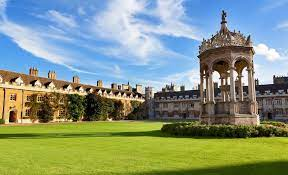
#> input picture Images/img19.jpg, 288 x 175 px
$ jupyter execute 'cv_4_10_3_二维直方图.ipynb'
#> lines starting #> are read from the running program, lines starting #| are printed output that depends on the picture
[cell 1]
#二维直方图：两个特征，每个像素的色相和饱和度值
import cv2 as cv
import numpy as np
from matplotlib import pyplot as plt
#BGR -> HSV
#channel = [0,1]，因为我们需要同时处理H和S平面。
#bins = [180,256] 对于H平面为180，对于S平面为256。
#range = [0,180,0,256] 色相值介于0和180之间，饱和度介于0和256之间。
img19 = cv.imread("../Images/img19.jpg")
#> img19 is the input picture: shape (175, 288, 3); mean B, G, R 130.4, 150.2, 134
hsv_img19 = cv.cvtColor(img19,cv.COLOR_BGR2HSV)
#> hsv_img19: shape (175, 288, 3); mean H, S, V 63.5, 124.9, 174.5
hist = cv.calcHist([hsv_img19], [0,1], None, [180,256], [0, 180, 0, 256])
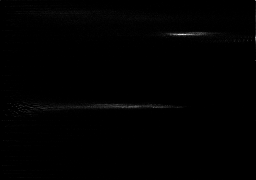
#> hist: shape (180, 256) float32; min 0, max 233, mean 1.1
"""
cv.imshow("image", hist)
cv.waitKey(0)
cv.destroyAllWindows()
"""
img19 = img19[:,:,::-1]
plt.subplot(1,2,1),plt.imshow(img19)
plt.subplot(1,2,2),plt.imshow(hist,interpolation = 'nearest')
#X轴显示S值，Y轴显示色相
plt.show()
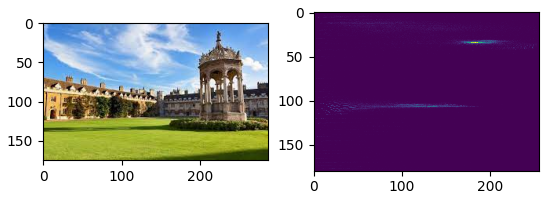
#> figure drawn by matplotlib, 2 panels

$ run again, with Images/img23.jpg copied over Images/img19.jpg
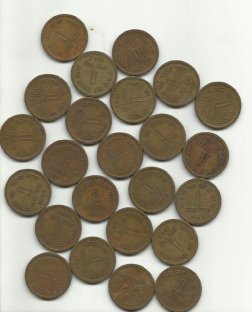
#> input picture Images/img23.jpg, 252 x 312 px
#> img19 is the input picture: shape (312, 252, 3); mean B, G, R 136.3, 153.2, 161.4
#> hsv_img19: shape (312, 252, 3); mean H, S, V 28, 59.6, 162.3
#> `plt.show()`:
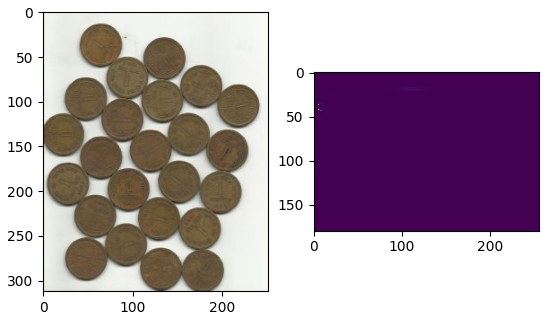
#> figure drawn by matplotlib, 2 panels
